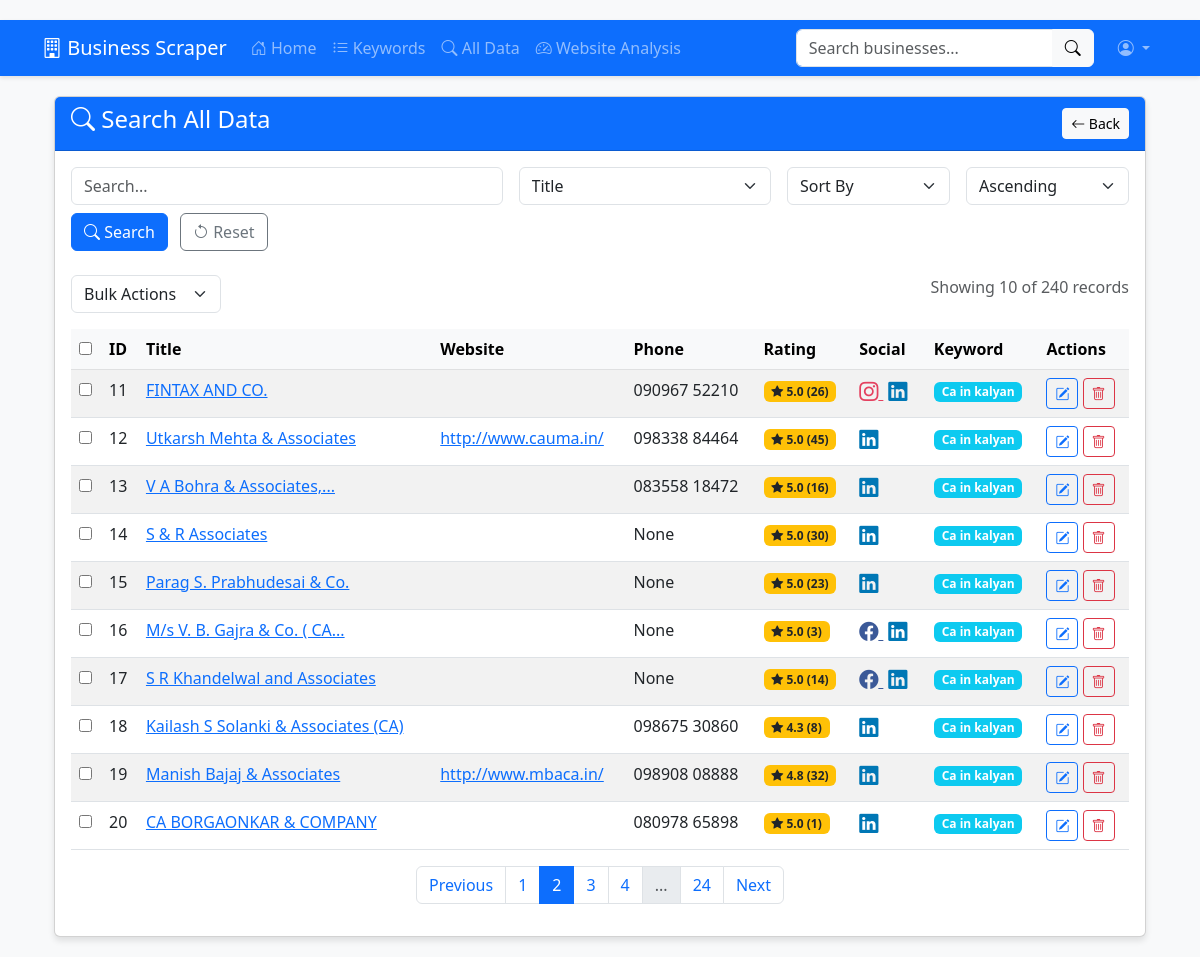
Page /searchalldata?page=2&search_query=&search_field=title&sort_by=id&sort_order=asc on the committed database.
### app.py (models this page shows)
class SearchResult(db.Model):
    id = db.Column(db.Integer, primary_key=True)
    keyword_id = db.Column(db.Integer, db.ForeignKey('keyword.id'), nullable=False)
    title = db.Column(db.String(200), nullable=True)
    link = db.Column(db.String(500), nullable=True)
    website = db.Column(db.String(500), nullable=True)
    stars = db.Column(db.Float, nullable=True)
    reviews = db.Column(db.Integer, nullable=True)
    phone = db.Column(db.String(20), nullable=True)
    facebook = db.Column(db.String(500), nullable=True)
    instagram = db.Column(db.String(500), nullable=True)
    linkedin = db.Column(db.String(500), nullable=True)
    twitter = db.Column(db.String(500), nullable=True)
    scraped_at = db.Column(db.DateTime, default=datetime.utcnow)
    keyword = db.relationship('Keyword', backref='results')

class Keyword(db.Model):
    id = db.Column(db.Integer, primary_key=True)
    keyword = db.Column(db.String(200), nullable=False)
    status = db.Column(db.String(20), default='pending')  # pending, in_progress, completed
    created_at = db.Column(db.DateTime, default=datetime.utcnow)
    completed_at = db.Column(db.DateTime, nullable=True)

### app.py (the view)
@app.route('/searchalldata', methods=['GET', 'POST'])
def search_all_data():
    page = request.args.get('page', 1, type=int)
    per_page = 10  # Items per page
    if request.method == 'POST':
        search_query = request.form.get('search_query', '')
        field = request.form.get('search_field', 'title')
        sort_by = request.form.get('sort_by', 'id')
        sort_order = request.form.get('sort_order', 'asc')
    else:
        search_query = request.args.get('search_query', '')
        field = request.args.get('search_field', 'title')
        sort_by = request.args.get('sort_by', 'id')
        sort_order = request.args.get('sort_order', 'asc')
    if request.method == 'POST':
        search_query = request.form.get('search_query', '')
        field = request.form.get('search_field', 'title')
        if field == 'title':
            query = SearchResult.query.filter(SearchResult.title.contains(search_query))
        elif field == 'phone':
            query = SearchResult.query.filter(SearchResult.phone.contains(search_query))
        elif field == 'website':
            query = SearchResult.query.filter(SearchResult.website.contains(search_query))
        elif field == 'keyword':
            query = SearchResult.query.join(Keyword).filter(Keyword.keyword.contains(search_query))
        else:
            query = SearchResult.query
        if 'bulk_action' in request.form:
            selected_ids = request.form.getlist('selected_ids')
            if selected_ids:
                if request.form['bulk_action'] == 'delete':
                    SearchResult.query.filter(SearchResult.id.in_(selected_ids)).delete()
                    db.session.commit()
                    flash(f'{len(selected_ids)} records deleted successfully!', 'success')
        sort_by = request.form.get('sort_by', 'id')
        sort_order = request.form.get('sort_order', 'asc')
        if sort_by and sort_order:
            if sort_order == 'asc':
                query = query.order_by(getattr(SearchResult, sort_by).asc())
            else:
                query = query.order_by(getattr(SearchResult, sort_by).desc())
    else:
        search_query = request.args.get('search_query', '')
        field = request.args.get('search_field', 'title')
        sort_by = request.args.get('sort_by', 'id')
        sort_order = request.args.get('sort_order', 'asc')
        if field == 'title':
            query = SearchResult.query.filter(SearchResult.title.contains(search_query))
        elif field == 'phone':
            query = SearchResult.query.filter(SearchResult.phone.contains(search_query))
        elif field == 'website':
            query = SearchResult.query.filter(SearchResult.website.contains(search_query))
        elif field == 'keyword':
            query = SearchResult.query.join(Keyword).filter(Keyword.keyword.contains(search_query))
        else:
            query = SearchResult.query
        if sort_by and sort_order:
            if sort_order == 'asc':
                query = query.order_by(getattr(SearchResult, sort_by).asc())
            else:
                query = query.order_by(getattr(SearchResult, sort_by).desc())
    results = query.paginate(page=page, per_page=per_page, error_out=False)
    return render_template(
        'searchalldata.html',
        results=results,
        search_query=search_query,
        search_field=field,
        sort_by=sort_by,
        sort_order=sort_order
    )

### templates/searchalldata.html (shortened to what this page needs)
{% extends "base.html" %}
{% block content %}
<div class="container main-content">
<div class="card">
    <div class="card-header bg-primary text-white d-flex justify-content-between align-items-center">
        <h4><i class="bi bi-search"></i> Search All Data</h4>
        <div>
            <a href="{{ url_for('index') }}" class="btn btn-light btn-sm">
                <i class="bi bi-arrow-left"></i> Back
            </a>
        </div>
    </div>
    <div class="card-body">
        <form method="POST" action="{{ url_for('search_all_data') }}" class="mb-4">
            <div class="row g-3">
                <div class="col-md-5">
                    <input type="text" name="search_query" class="form-control"
                           value="{{ search_query }}" placeholder="Search...">
                </div>
                <div class="col-md-3">
                    <select name="search_field" class="form-select">
                        <option value="title" {% if search_field=='title' %}selected{% endif %}>Title</option>
                    </select>
                </div>
                <div class="col-md-2">
                    <select name="sort_by" class="form-select">
                        <option value="id" {% if sort_by=='id' %}selected{% endif %}>Sort By</option>
                    </select>
                </div>
                <div class="col-md-2">
                    <select name="sort_order" class="form-select">
                        <option value="asc" {% if sort_order=='asc' %}selected{% endif %}>Ascending</option>
                    </select>
                </div>
                <div class="col-md-12 mt-2">
                    <button type="submit" class="btn btn-primary me-2">
                        <i class="bi bi-search"></i> Search
                    </button>
                    <a href="{{ url_for('search_all_data') }}" class="btn btn-outline-secondary">
                        <i class="bi bi-arrow-counterclockwise"></i> Reset
                    </a>
                </div>
            </div>
        </form>
        <form method="POST" action="{{ url_for('search_all_data') }}" id="bulkForm">
            <div class="d-flex justify-content-between mb-3">
                <div>
                    <select name="bulk_action" class="form-select me-2" style="width: 150px;" onchange="confirmBulkAction()">
                        <option value="">Bulk Actions</option>
                    </select>
                </div>
                <div class="text-muted">
                    Showing {{ results.items|length }} of {{ results.total }} records
                </div>
            </div>
            <div class="table-responsive">
                <table class="table table-hover table-striped">
                    <thead class="table-light">
                        <tr>
                            <th width="30">
                                <input type="checkbox" id="selectAll" onclick="toggleSelectAll()">
                            </th>
                            <th>ID</th>
                            <th>Title</th>
                            <th>Website</th>
                            <th>Phone</th>
                            <th>Rating</th>
                            <th>Social</th>
                            <th>Keyword</th>
                            <th>Actions</th>
                        </tr>
                    </thead>
                    <tbody>
                        {% for result in results.items %}
                        <tr>
                            <td><input type="checkbox" name="selected_ids" value="{{ result.id }}"></td>
                            <td>{{ result.id }}</td>
                            <td>
                                <a href="#" data-bs-toggle="modal" data-bs-target="#editModal{{ result.id }}">
                                    {{ result.title|truncate(30) }}
                                </a>
                            </td>
                            <td>
                                {% if result.website %}
                                <a href="{{ result.website }}" target="_blank">
                                    {{ result.website|urlize(30, true) }}
                                </a>
                                {% endif %}
                            </td>
                            <td>{{ result.phone }}</td>
                            <td>
                                {% if result.stars %}
                                <span class="badge bg-warning text-dark">
                                    <i class="bi bi-star-fill"></i> {{ result.stars }}
                                    {% if result.reviews %}({{ result.reviews }}){% endif %}
                                </span>
                                {% endif %}
                            </td>
                            <td>
                                {% if result.facebook %}
                                <a href="{{ result.facebook }}" target="_blank" class="social-icon facebook">
                                    <i class="bi bi-facebook"></i>
                                </a>
                                {% endif %}
                                {% if result.instagram %}
                                <a href="{{ result.instagram }}" target="_blank" class="social-icon instagram">
                                    <i class="bi bi-instagram"></i>
                                </a>
                                {% endif %}
                                {% if result.linkedin %}
                                <a href="{{ result.linkedin }}" target="_blank" class="social-icon linkedin">
                                    <i class="bi bi-linkedin"></i>
                                </a>
                                {% endif %}
                            </td>
                            <td>
                                <span class="badge bg-info">
                                    {{ result.keyword.keyword|truncate(15) }}
                                </span>
                            </td>
                            <td>
                                <button class="btn btn-sm btn-outline-primary" data-bs-toggle="modal"
                                        data-bs-target="#editModal{{ result.id }}">
                                    <i class="bi bi-pencil-square"></i>
                                </button>
                                <form method="POST" action="{{ url_for('delete_result', result_id=result.id) }}"
                                      class="d-inline" onsubmit="return confirm('Delete this record?')">
                                    <button type="submit" class="btn btn-sm btn-outline-danger">
                                        <i class="bi bi-trash"></i>
                                    </button>
                                </form>
                            </td>
                        </tr>
                        {% else %}
                        <tr>
                            <td colspan="9" class="text-center text-muted py-4">No records found</td>
                        </tr>
                        {% endfor %}
                    </tbody>
                </table>
            </div>
            <nav aria-label="Page navigation">
                <ul class="pagination justify-content-center">
                    {% if results.has_prev %}
                    <li class="page-item">
                        <a class="page-link" href="{{ url_for('search_all_data', page=results.prev_num,
                            search_query=search_query, search_field=search_field, sort_by=sort_by, sort_order=sort_order) }}">
                            Previous
                        </a>
                    </li>
                    {% else %}
                    <li class="page-item disabled">
                        <span class="page-link">Previous</span>
                    </li>
                    {% endif %}
                    {% for page_num in results.iter_pages(left_edge=1, right_edge=1, left_current=2, right_current=2) %}
                        {% if page_num %}
                            {% if results.page == page_num %}
                            <li class="page-item active">
                                <span class="page-link">{{ page_num }}</span>
                            </li>
                            {% else %}
                            <li class="page-item">
                                <a class="page-link" href="{{ url_for('search_all_data', page=page_num,
                                    search_query=search_query, search_field=search_field, sort_by=sort_by, sort_order=sort_order) }}">
                                    {{ page_num }}
                                </a>
                            </li>
                            {% endif %}
                        {% else %}
                            <li class="page-item disabled">
                                <span class="page-link">...</span>
                            </li>
                        {% endif %}
                    {% endfor %}
                    {% if results.has_next %}
                    <li class="page-item">
                        <a class="page-link" href="{{ url_for('search_all_data', page=results.next_num,
                            search_query=search_query, search_field=search_field, sort_by=sort_by, sort_order=sort_order) }}">
                            Next
                        </a>
                    </li>
                    {% else %}
                    <li class="page-item disabled">
                        <span class="page-link">Next</span>
                    </li>
                    {% endif %}
                </ul>
            </nav>
        </form>
    </div>
</div>
</div>
{% endblock %}

### templates/base.html (style rules this page uses)
body { background-color: #f8f9fa; padding-top: 20px; }
.card { margin-bottom: 20px; box-shadow: 0 4px 6px rgba(0, 0, 0, 0.1); }
.table-responsive { overflow-x: auto; }
.social-icon { font-size: 1.2rem; margin-right: 5px; }
.facebook { color: #3b5998; }
.instagram { color: #e4405f; }
.linkedin { color: #0077b5; }

### templates/searchalldata.html (style rules this page uses)
.main-content { margin-top: 20px; }

### rows in the picture
SearchResult: id "11", title "FINTAX AND CO.", phone "090967 52210", stars "5.0", reviews "26", keyword.keyword "Ca in kalyan"
SearchResult: id "12", title "Utkarsh Mehta & Associates", website "http://www.cauma.in/", phone "098338 84464", stars "5.0", reviews "45", keyword.keyword "Ca in kalyan"
SearchResult: id "13", title "V A Bohra & Associates,...", phone "083558 18472", stars "5.0", reviews "16", keyword.keyword "Ca in kalyan"
SearchResult: id "14", title "S & R Associates", phone "None", stars "5.0", reviews "30", keyword.keyword "Ca in kalyan"
SearchResult: id "15", title "Parag S. Prabhudesai & Co.", phone "None", stars "5.0", reviews "23", keyword.keyword "Ca in kalyan"
SearchResult: id "16", title "M/s V. B. Gajra & Co. ( CA...", phone "None", stars "5.0", reviews "3", keyword.keyword "Ca in kalyan"
SearchResult: id "17", title "S R Khandelwal and Associates", phone "None", stars "5.0", reviews "14", keyword.keyword "Ca in kalyan"
SearchResult: id "18", title "Kailash S Solanki & Associates (CA)", phone "098675 30860", stars "4.3", reviews "8", keyword.keyword "Ca in kalyan"
SearchResult: id "19", title "Manish Bajaj & Associates", website "http://www.mbaca.in/", phone "098908 08888", stars "4.8", reviews "32", keyword.keyword "Ca in kalyan"
SearchResult: id "20", title "CA BORGAONKAR & COMPANY", phone "080978 65898", stars "5.0", reviews "1", keyword.keyword "Ca in kalyan"

### other values in the picture
{{ results.items|length }} "10"
{{ results.total }} "240"
{{ page_num }} "1" "3" "4" "24"
{{ page_num }} "2"
